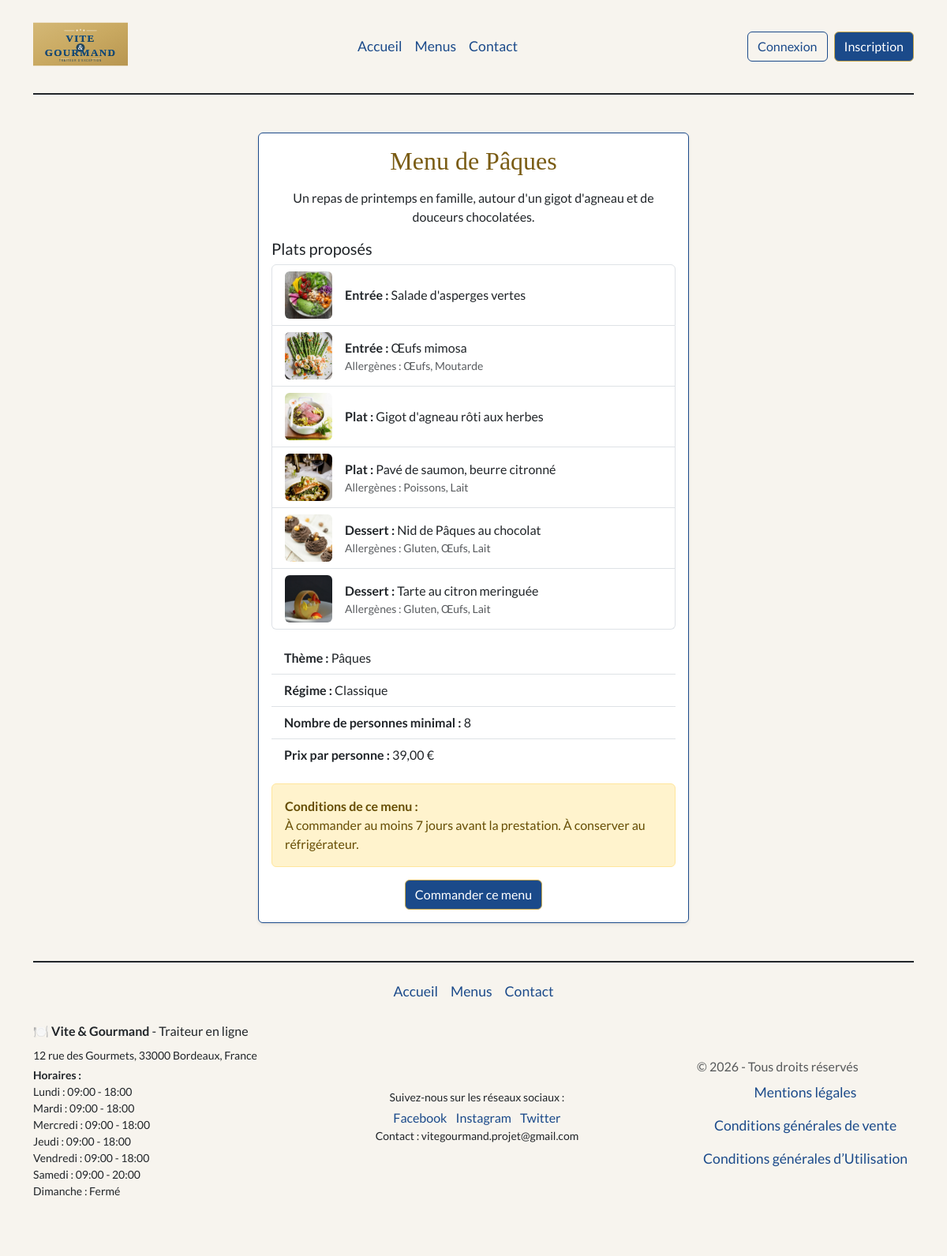
The app's page /index.php?controller=menu&action=show&id=2 with its own data.
### tables this page shows
CREATE TABLE `menu` (
  `menu_id` INT NOT NULL AUTO_INCREMENT,
  `titre` VARCHAR(100) NOT NULL,
  `nombre_personne_minimum` INT NOT NULL,
  `prix_par_personne` DECIMAL(10,2) NOT NULL,
  `description` TEXT NOT NULL,
  `quantite_restante` INT NOT NULL,
  `theme_id` INT NOT NULL,
  `regime_id` INT NOT NULL,
  `conditions` TEXT NOT NULL,
  `photo` VARCHAR(255) NOT NULL,
  PRIMARY KEY (`menu_id`),
  KEY `fk_menu_theme` (`theme_id`),
  KEY `fk_menu_regime` (`regime_id`),
  CONSTRAINT `fk_menu_theme` FOREIGN KEY (`theme_id`) REFERENCES `theme` (`theme_id`) ON DELETE RESTRICT ON UPDATE CASCADE,
  CONSTRAINT `fk_menu_regime` FOREIGN KEY (`regime_id`) REFERENCES `regime` (`regime_id`) ON DELETE RESTRICT ON UPDATE CASCADE
);

CREATE TABLE `plat` (
  `plat_id` INT NOT NULL AUTO_INCREMENT,
  `titre_plat` VARCHAR(100) NOT NULL,
  `photo` VARCHAR(255) NOT NULL,
  `type_plat` VARCHAR(20) NOT NULL,
  PRIMARY KEY (`plat_id`)
);

CREATE TABLE `theme` (
  `theme_id` INT NOT NULL AUTO_INCREMENT,
  `libelle` VARCHAR(50) NOT NULL,
  PRIMARY KEY (`theme_id`)
);

CREATE TABLE `regime` (
  `regime_id` INT NOT NULL AUTO_INCREMENT,
  `libelle` VARCHAR(50) NOT NULL,
  PRIMARY KEY (`regime_id`)
);

CREATE TABLE `horaire` (
  `horaire_id` INT NOT NULL AUTO_INCREMENT,
  `jour` VARCHAR(10) NOT NULL,
  `heure_ouverture` TIME DEFAULT NULL,
  `heure_fermeture` TIME DEFAULT NULL,
  PRIMARY KEY (`horaire_id`)
);

### templates/menus/menu.php (the view)
<?php require_once _ROOTPATH_ . '/templates/header.php';
?>
<div class="container my-5">
    <div class="row justify-content-center">
        <div class="col-12 col-md-8 col-lg-6">
            <div class="card shadow-sm border-primary">
                <div class="card-body">
                    <h2 class="card-title text-center mb-3"><?= htmlspecialchars($menu->getTitre()) ?></h2>
                    <p class="card-text text-center mb-3"><?= htmlspecialchars($menu->getDescription())  ?></p>
                    <?php if (!empty($plats)) { ?>
                        <h5 class="mt-3">Plats proposés </h5>
                        <ul class="list-group mb-3">
                            <?php foreach ($plats as $plat) {
                            ?>
                                <li class="list-group-item d-flex align-items-center gap-3">
                                    <?php if ($plat->getPhoto()) { ?>
                                        <img src="/public/assets/images/plats/<?= htmlspecialchars($plat->getPhoto()) ?>" alt="<?= htmlspecialchars($plat->getTitrePlat()) ?>" style="width: 60px; height: 60px; object-fit: cover;" class="rounded">
                                    <?php } else { ?>
                                        <div class="rounded bg-light flex-shrink-0" style="width: 60px; height: 60px;"></div>
                                    <?php } ?>
                                    <div>
                                        <strong><?= htmlspecialchars(ucfirst($plat->getTypePlat())) ?> :</strong>
                                        <?= htmlspecialchars($plat->getTitrePlat()) ?>
                                        <?php if ($plat->getAllergenes()) { ?>
                                            <div class="small text-muted">Allergènes : <?= htmlspecialchars($plat->getAllergenes()) ?></div>
                                        <?php } ?>
                                    </div>
                                </li>
                            <?php } ?>
                        </ul>
                    <?php } ?>
                    <ul class="list-group list-group-flush mb-3">
                        <li class="list-group-item"><strong>Thème :</strong> <?= htmlspecialchars($menu->getThemeLibelle()) ?></li>
                        <li class="list-group-item"><strong>Régime :</strong> <?= htmlspecialchars($menu->getRegimeLibelle()) ?></li>
                        <li class="list-group-item"><strong>Nombre de personnes minimal :</strong> <?= htmlspecialchars($menu->getNombrePersonneMinimum()) ?></li>
                        <li class="list-group-item"><strong>Prix par personne :</strong> <?= number_format($menu->getPrixParPersonne(), 2, ',', ' ') ?> €</li>
                    </ul>
                    <?php if ($menu->getConditions()) { ?>
                        <div class="alert alert-warning mb-3">
                            <strong>Conditions de ce menu :</strong><br>
                            <?= nl2br(htmlspecialchars($menu->getConditions())) ?>
                        </div>
                    <?php } ?>
                    <div class="d-flex justify-content-center">
                        <a href="index.php?controller=commande&action=create&menu_id=<?= $menu->getMenuId() ?>" class="btn btn-primary">Commander ce menu</a>
                    </div>
                </div>
            </div>
        </div>
    </div>
</div>
<?php require_once _ROOTPATH_ . '/templates/footer.php'; ?>

### templates/footer.php (shortened to what the rows shown need)
<?php
$mainMenu = require __DIR__ . '/../App/Config/menu.php';
?>
</main>
<div class="container">
    <footer class="d-flex flex-column align-items-center py-3 my-4 border-top border-dark border-2">
        <ul class="nav w-100 justify-content-center align-items-center list-unstyled mb-3">
            <?php foreach ($mainMenu as $item) {  ?>
                <li><a href="/index.php?controller=<?= $item['controller'] ?>&action=<?= $item['action'] ?> " class="nav-link px-2 <?= NavigationTools::addActiveClass($item['controller'], $item['action']) ?>"><?= $item['label'] ?></a></li>
            <?php } ?>
        </ul>
        <div class="w-100 d-flex flex-column flex-md-row justify-content-between align-items-center mb-3">
            <div class="mb-3 mb-md-0 text-center text-md-start">
                <p class="mb-2"> 🍽️ <strong>Vite & Gourmand</strong> - Traiteur en ligne</p>
                <p class=" mb-1 small">12 rue des Gourmets, 33000 Bordeaux, France</p>
                <p class="mb2 small">
                    <strong>Horaires :</strong><br>
                    <?php foreach ($horairesFooter ?? [] as $horaire) { ?>
                        <?= htmlspecialchars(ucfirst($horaire->getJour())) ?> :
                        <?php if ($horaire->getHeureOuverture()) { ?>
                            <?= substr($horaire->getHeureOuverture(), 0, 5) ?> - <?= substr($horaire->getHeureFermeture(), 0, 5) ?>
                        <?php } else { ?>
                            Fermé
                        <?php } ?>
                        <br>
                    <?php } ?>
                </p>
            </div>
            <div class="mb-3 mb-md-0 text-center">
                <p class="mb-1 small">Suivez-nous sur les réseaux sociaux :</p>
                <a href="#" class="text-decoration-none me-2">Facebook</a>
                <a href="#" class="text-decoration-none me-2">Instagram</a>
                <a href="#" class="text-decoration-none">Twitter</a>
                <p class="mb-0 small">Contact : vitegourmand.projet@gmail.com</p>
            </div>
            <div>
                <p class="mb-0 text-body-secondary">© <?= date('Y') ?> - Tous droits réservés </p>
                <ul class="nav flex-column align-items-center list-unstyled mb-0">
                    <li><a href="/index.php?controller=page&action=mentionsLegales" class="nav-link px-2 link-primary">Mentions légales</a></li>
                    <li><a href="/index.php?controller=page&action=cgv" class="nav-link px-2 link-primary">Conditions générales de vente</a></li>
                    <li><a href="/index.php?controller=page&action=cgu" class="nav-link px-2 link-primary">Conditions générales d’Utilisation</a></li>
                </ul>
            </div>
        </div>
    </footer>
</div>
</body>
</html>

### records on screen
menu: titre "Menu de Pâques", description "Un repas de printemps en famille, autour d'un gigot d'agneau et de douceurs chocolatées.", theme.libelle "Pâques", regime.libelle "Classique", nombre_personne_minimum "8", prix_par_personne "39,00", conditions "À commander au moins 7 jours avant la prestation. À conserver au réfrigérateur."
plat: photo (picture), type_plat "Entrée", titre_plat "Salade d'asperges vertes"
plat: photo (picture), type_plat "Entrée", titre_plat "Œufs mimosa", Allergenes "Œufs, Moutarde"
plat: photo (picture), type_plat "Plat", titre_plat "Gigot d'agneau rôti aux herbes"
plat: photo (picture), type_plat "Plat", titre_plat "Pavé de saumon, beurre citronné", Allergenes "Poissons, Lait"
plat: photo (picture), type_plat "Dessert", titre_plat "Nid de Pâques au chocolat", Allergenes "Gluten, Œufs, Lait"
plat: photo (picture), type_plat "Dessert", titre_plat "Tarte au citron meringuée", Allergenes "Gluten, Œufs, Lait"
horaire: jour "Lundi", heure_ouverture "09:00", heure_fermeture "18:00"
horaire: jour "Mardi", heure_ouverture "09:00", heure_fermeture "18:00"
horaire: jour "Mercredi", heure_ouverture "09:00", heure_fermeture "18:00"
horaire: jour "Jeudi", heure_ouverture "09:00", heure_fermeture "18:00"
horaire: jour "Vendredi", heure_ouverture "09:00", heure_fermeture "18:00"
horaire: jour "Samedi", heure_ouverture "09:00", heure_fermeture "20:00"
horaire: jour "Dimanche", shows "Fermé"

### other values on screen
$item['label'] "Accueil"
$item['label'] "Menus"
$item['label'] "Contact"
